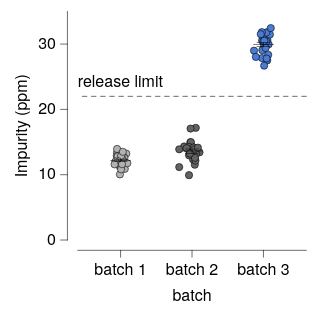

Specify this chart in Vega-Lite:
### Vega-Lite specification from a JSON file in a GitHub repository (floating-point values rounded to 4 significant figures)
{"background": null, "config": {"arc": {"fill": "#DBDBDB", "fillOpacity": 1.0, "innerRadius": 25.0, "padAngle": 0.03, "stroke": "black", "strokeOpacity": 1, "strokeWidth": 0.25}, "area": {"fill": "#DBDBDB", "fillOpacity": 1.0, "stroke": "black", "strokeOpacity": 1, "strokeWidth": 0.25}, "axis": {"domain": true, "domainCap": "round", "domainColor": "black", "domainWidth": 0.25, "grid": false, "gridCap": "round", "gridColor": "#F1F1F1", "gridDash": [0, 0], "gridOpacity": 1.0, "gridWidth": 0.25, "labelColor": "black", "labelFont": "Helvetica Neue, HelveticaNeue, Helvetica, Arial, sans-serif", "labelFontSize": 7, "labelFontStyle": "normal", "labelFontWeight": 400, "offset": 4.5, "ticks": true, "tickCap": "round", "tickColor": "black", "tickRound": false, "tickSize": 3, "tickWidth": 0.25, "titleColor": "black", "titleFont": "Helvetica Neue, HelveticaNeue, Helvetica, Arial, sans-serif", "titleFontSize": 7, "titleFontStyle": "normal", "titleFontWeight": 400}, "axisX": {"domain": true, "labelAlign": "center", "labelAngle": 0, "labels": true, "ticks": true, "translate": 0}, "axisY": {"domain": true, "labelAlign": "right", "labelAngle": 0, "labels": true, "ticks": true, "translate": 0}, "axisRight": {"domain": true, "labelAlign": "left", "labelAngle": 0, "labels": true, "ticks": true, "translate": 0}, "axisTop": {"domain": true, "labelAlign": "center", "labelAngle": 0, "labels": true, "ticks": true, "translate": 0}, "axisBand": {"tickOffset": 0}, "bar": {"fill": "#DBDBDB", "fillOpacity": 1.0, "stroke": "black", "strokeOpacity": 1, "strokeWidth": 0.25}, "boxplot": {"size": 9.0, "ticks": {"cornerRadius": 0.25, "fill": "black", "opacity": 1, "size": 4.5, "thickness": 0.25}, "box": {"fillOpacity": 1.0, "stroke": "black", "strokeOpacity": 1, "strokeWidth": 0.25}, "median": {"cornerRadius": 0, "fill": "black", "fillOpacity": 1.0, "opacity": 1, "size": 9.0, "thickness": 0.25}, "rule": {"fill": "black", "fillOpacity": 1.0, "size": 10.0, "stroke": "black", "strokeDash": [0, 0], "strokeOpacity": 1, "strokeWidth": 0.25}, "outliers": {"color": "black", "fill": "black", "fillOpacity": 1.0, "size": 0, "stroke": "black", "strokeOpacity": 1, "strokeWidth": 0.25}}, "circle": {"fill": "black", "fillOpacity": 1.0, "size": 1.25, "stroke": null, "strokeOpacity": 1, "strokeWidth": 0.25}, "errorband": {"band": {"fillOpacity": 0.6, "stroke": null, "strokeWidth": 0.25, "strokeOpacity": 1}, "borders": {"opacity": 0, "strokeOpacity": 0.25, "strokeWidth": 1}}, "errorbar": {"opacity": 1, "rule": {"strokeDash": [0, 0], "strokeWidth": 0.25}, "ticks": {"color": "black", "cornerRadius": 0.125, "opacity": 1, "size": 6.0, "thickness": 0.25}, "thickness": 0.25}, "font": "Helvetica Neue, HelveticaNeue, Helvetica, Arial, sans-serif", "geoshape": {"fill": "#DBDBDB", "fillOpacity": 1.0, "stroke": "black", "strokeOpacity": 1, "strokeWidth": 0.25}, "header": {"labelColor": "black", "labelFont": "Helvetica Neue, HelveticaNeue, Helvetica, Arial, sans-serif", "labelFontSize": 7, "labelFontStyle": "normal", "labelFontWeight": 400, "titleColor": "black", "titleFont": "Helvetica Neue, HelveticaNeue, Helvetica, Arial, sans-serif", "titleFontSize": 7, "titleFontStyle": "normal", "titleFontWeight": 400, "titlePadding": 0}, "legend": {"disable": false, "offset": 4.5, "titlePadding": 4, "labelOffset": 2, "gradientLabelOffset": 2, "gradientLength": 50.0, "gradientThickness": 5.0, "gradientOpacity": 1.0, "gradientStrokeColor": "black", "gradientStrokeWidth": 0.25, "labelColor": "black", "labelFont": "Helvetica Neue, HelveticaNeue, Helvetica, Arial, sans-serif", "labelFontSize": 7, "labelFontStyle": "normal", "labelFontWeight": 400, "strokeColor": "black", "strokeWidth": 0, "symbolSize": 42, "symbolStrokeColor": "black", "symbolStrokeWidth": 0.25, "titleColor": "black", "titleFont": "Helvetica Neue, HelveticaNeue, Helvetica, Arial, sans-serif", "titleFontSize": 7, "titleFontStyle": "normal", "titleFontWeight": 400}, "line": {"color": "black", "stroke": "black", "strokeCap": "butt", "strokeDash": [0, 0], "strokeOpacity": 1, "strokeWidth": 0.5}, "point": {"filled": true, "fill": "#DBDBDB", "fillOpacity": 1.0, "size": 5.0, "stroke": "black", "strokeOpacity": 1, "strokeWidth": 0.25}, "range": {"category": ["#B2B2B2", "#636363", "#4A7CD3", "#008542", "#382864", "#509F98", "#284F93", "#005226", "#A398D6", "#173633"], "diverging": {"scheme": ["#443E60", "#5F597E", "#7C759B", "#9994B6", "#B7B4CC", "#D6D5DC", "#F6F6F6", "#D1DAD9", "#A4C2BF", "#7AA9A4", "#578E89", "#37736E", "#1B5954"]}, "heatmap": {"scheme": ["#32022B", "#43044D", "#4C196E", "#4D338C", "#484DA6", "#3A68BB", "#1D83CA", "#1D9CCB", "#23B5C9", "#28CDC5", "#4DE0B4", "#91EE9F"]}, "ordinal": {"scheme": ["#F1F1F1", "#DBDBDB", "#C6C6C6", "#B2B2B2", "#9D9D9D", "#898989", "#767676", "#636363", "#515151", "#404040", "#2F2F2F", "#1F1F1F"]}, "ramp": {"scheme": ["#32022B", "#43044D", "#4C196E", "#4D338C", "#484DA6", "#3A68BB", "#1D83CA", "#1D9CCB", "#23B5C9", "#28CDC5", "#4DE0B4", "#91EE9F"]}}, "rule": {"color": "black", "stroke": "black", "strokeCap": "round", "strokeDash": [2, 2], "strokeOpacity": 1, "strokeWidth": 0.25}, "scale": {"bandPaddingInner": 0.1, "bandPaddingOuter": 0.1, "round": false}, "rect": {"fill": "#DBDBDB", "fillOpacity": 1.0, "stroke": "black", "strokeOpacity": 1, "strokeWidth": 0.25}, "square": {"fill": "#DBDBDB", "fillOpacity": 1.0, "size": 10.0, "stroke": "black", "strokeOpacity": 1, "strokeWidth": 0.25}, "text": {"color": "black", "font": "Helvetica Neue, HelveticaNeue, Helvetica, Arial, sans-serif", "fontSize": 7, "fontStyle": "normal", "fontWeight": 400}, "tick": {"color": "black", "cornerRadius": 0.125, "opacity": 1.0, "size": 9.0, "thickness": 0.25}, "title": {"anchor": "middle", "frame": "group", "color": "black", "font": "Helvetica Neue, HelveticaNeue, Helvetica, Arial, sans-serif", "fontSize": 7, "fontStyle": "normal", "fontWeight": 400, "subtitleColor": "black", "subtitleFont": "Helvetica Neue, HelveticaNeue, Helvetica, Arial, sans-serif", "subtitleFontSize": "Helvetica Neue, HelveticaNeue, Helvetica, Arial, sans-serif", "subtitleFontStyle": "normal", "subtitleFontWeight": 400}, "trail": {"color": "black", "opacity": 1, "size": 0.5}, "view": {"continuousWidth": 100, "continuousHeight": 100, "discreteWidth": 100, "discreteHeight": 100, "fill": null, "stroke": null, "strokeWidth": 0.25}}, "layer": [{"data": {"name": "data-ce6453724fbde4c06ff026c4739605b7"}, "mark": {"type": "circle", "opacity": 1.0, "size": 10.0, "stroke": "black", "strokeOpacity": 1, "strokeWidth": 0.25}, "encoding": {"color": {"field": "batch", "legend": null, "scale": {"domain": ["batch 1", "batch 2", "batch 3"]}, "sort": ["batch 1", "batch 2", "batch 3"], "title": null, "type": "nominal"}, "x": {"axis": {}, "field": "batch", "scale": {"domain": ["batch 1", "batch 2", "batch 3"]}, "sort": ["batch 1", "batch 2", "batch 3"], "title": "batch", "type": "nominal"}, "xOffset": {"field": "jitter_x", "scale": {"domain": [-5.61, 5.61], "range": [6.89, 18.11]}, "type": "quantitative"}, "y": {"field": "impurity", "title": "Impurity (ppm)", "type": "quantitative"}}}, {"data": {"name": "data-537744307cd203a78afa26ba7ff9bda1"}, "mark": {"type": "errorbar"}, "encoding": {"x": {"axis": {}, "field": "batch", "scale": {"domain": ["batch 1", "batch 2", "batch 3"]}, "sort": ["batch 1", "batch 2", "batch 3"], "title": "batch", "type": "nominal"}, "y": {"field": "__mean", "title": "Impurity (ppm)", "type": "quantitative"}, "yError": {"field": "__error"}}}, {"data": {"name": "data-537744307cd203a78afa26ba7ff9bda1"}, "mark": {"type": "tick"}, "encoding": {"x": {"axis": {}, "field": "batch", "scale": {"domain": ["batch 1", "batch 2", "batch 3"]}, "sort": ["batch 1", "batch 2", "batch 3"], "title": "batch", "type": "nominal"}, "y": {"field": "__mean", "title": "Impurity (ppm)", "type": "quantitative"}}}, {"layer": [{"data": {"values": [{"__dysonsphere__": 1}]}, "mark": {"type": "rule", "opacity": 1.0}, "encoding": {"y": {"datum": 22.0}}}, {"data": {"values": [{"__dysonsphere__": 1}]}, "mark": {"type": "text", "align": "left", "baseline": "bottom", "dx": 0, "dy": -3, "fontSize": 7}, "encoding": {"text": {"value": "release limit"}, "x": {"value": 0}, "y": {"datum": 22.0}}}]}], "$schema": "https://vega.github.io/schema/vega-lite/v6.4.1.json", "datasets": {"data-ce6453724fbde4c06ff026c4739605b7": [{"batch": "batch 1", "impurity": 12.52, "jitter_x": -0.7616}, {"batch": "batch 1", "impurity": 13.23, "jitter_x": 2.502}, {"batch": "batch 1", "impurity": 12.5, "jitter_x": 1.361}, {"batch": "batch 1", "impurity": 10.05, "jitter_x": -0.2807}, {"batch": "batch 1", "impurity": 13.36, "jitter_x": -1.577}, {"batch": "batch 1", "impurity": 12.67, "jitter_x": 1.477}, {"batch": "batch 1", "impurity": 11.19, "jitter_x": -0.2456}, {"batch": "batch 1", "impurity": 12.87, "jitter_x": -1.692}, {"batch": "batch 1", "impurity": 12.55, "jitter_x": 1.702}, {"batch": "batch 1", "impurity": 12.44, "jitter_x": 0.7138}, {"batch": "batch 1", "impurity": 12.04, "jitter_x": 1.401}, {"batch": "batch 1", "impurity": 12.82, "jitter_x": -1.297}, {"batch": "batch 1", "impurity": 10.9, "jitter_x": 1.843}, {"batch": "batch 1", "impurity": 11.76, "jitter_x": 2.945}, {"batch": "batch 1", "impurity": 11.28, "jitter_x": 0.05389}, {"batch": "batch 1", "impurity": 12.9, "jitter_x": 0.2217}, {"batch": "batch 1", "impurity": 12.06, "jitter_x": -1.118}, {"batch": "batch 1", "impurity": 11.56, "jitter_x": -1.018}, {"batch": "batch 1", "impurity": 10.83, "jitter_x": 0.2171}, {"batch": "batch 1", "impurity": 11.61, "jitter_x": 0.6187}, {"batch": "batch 1", "impurity": 12.01, "jitter_x": -2.25}, {"batch": "batch 1", "impurity": 11.59, "jitter_x": -2.621}, {"batch": "batch 1", "impurity": 13.94, "jitter_x": -1.526}, {"batch": "batch 1", "impurity": 13.51, "jitter_x": 0.9757}, {"batch": "batch 2", "impurity": 9.933, "jitter_x": -1.309}, {"batch": "batch 2", "impurity": 11.17, "jitter_x": -5.595}, {"batch": "batch 2", "impurity": 13.74, "jitter_x": 0.3582}, {"batch": "batch 2", "impurity": 13.37, "jitter_x": -1.068}, {"batch": "batch 2", "impurity": 14.32, "jitter_x": 0.08205}, {"batch": "batch 2", "impurity": 14.33, "jitter_x": -3.447}, {"batch": "batch 2", "impurity": 17.18, "jitter_x": 1.657}, {"batch": "batch 2", "impurity": 12.33, "jitter_x": 0.4465}, {"batch": "batch 2", "impurity": 13.43, "jitter_x": 3.281}, {"batch": "batch 2", "impurity": 17.06, "jitter_x": -0.6386}, {"batch": "batch 2", "impurity": 14.97, "jitter_x": -0.7423}, {"batch": "batch 2", "impurity": 14.99, "jitter_x": -0.4919}, {"batch": "batch 2", "impurity": 13.23, "jitter_x": 1.787}, {"batch": "batch 2", "impurity": 11.53, "jitter_x": 1.215}, {"batch": "batch 2", "impurity": 14.25, "jitter_x": -1.282}, {"batch": "batch 2", "impurity": 14.16, "jitter_x": 0.5972}, {"batch": "batch 2", "impurity": 12.16, "jitter_x": 1.499}, {"batch": "batch 2", "impurity": 12.98, "jitter_x": -1.326}, {"batch": "batch 2", "impurity": 13.89, "jitter_x": -5.61}, {"batch": "batch 2", "impurity": 12.58, "jitter_x": 1.279}, {"batch": "batch 2", "impurity": 13.85, "jitter_x": 0.8352}, {"batch": "batch 2", "impurity": 14.14, "jitter_x": 2.572}, {"batch": "batch 2", "impurity": 14.05, "jitter_x": -2.385}, {"batch": "batch 2", "impurity": 13.24, "jitter_x": -0.9032}, {"batch": "batch 3", "impurity": 31.19, "jitter_x": -0.3738}, {"batch": "batch 3", "impurity": 31.78, "jitter_x": 1.364}, {"batch": "batch 3", "impurity": 30.64, "jitter_x": 1.736}, {"batch": "batch 3", "impurity": 28.36, "jitter_x": 2.094}, {"batch": "batch 3", "impurity": 31.46, "jitter_x": 2.83}, {"batch": "batch 3", "impurity": 29.0, "jitter_x": -4.124}, {"batch": "batch 3", "impurity": 31.76, "jitter_x": 1.235}, {"batch": "batch 3", "impurity": 27.86, "jitter_x": -0.6286}, {"batch": "batch 3", "impurity": 31.83, "jitter_x": -0.6888}, {"batch": "batch 3", "impurity": 29.96, "jitter_x": 2.274}, {"batch": "batch 3", "impurity": 27.5, "jitter_x": 1.654}, {"batch": "batch 3", "impurity": 29.37, "jitter_x": 0.05927}, {"batch": "batch 3", "impurity": 30.11, "jitter_x": 0.1054}, {"batch": "batch 3", "impurity": 30.55, "jitter_x": -0.6089}, {"batch": "batch 3", "impurity": 28.04, "jitter_x": -3.322}, {"batch": "batch 3", "impurity": 27.79, "jitter_x": 1.377}, {"batch": "batch 3", "impurity": 30.4, "jitter_x": 1.211}, {"batch": "batch 3", "impurity": 29.07, "jitter_x": -0.5072}, {"batch": "batch 3", "impurity": 30.47, "jitter_x": -0.06294}, {"batch": "batch 3", "impurity": 31.52, "jitter_x": -1.185}, {"batch": "batch 3", "impurity": 26.7, "jitter_x": 0.3039}, {"batch": "batch 3", "impurity": 30.51, "jitter_x": 0.3696}, {"batch": "batch 3", "impurity": 32.45, "jitter_x": 3.209}, {"batch": "batch 3", "impurity": 29.4, "jitter_x": 0.9434}], "data-537744307cd203a78afa26ba7ff9bda1": [{"batch": "batch 1", "__mean": 12.17, "__error": 0.1929, "__dysonsphere__": 1}, {"batch": "batch 2", "__mean": 13.62, "__error": 0.3302, "__dysonsphere__": 1}, {"batch": "batch 3", "__mean": 29.9, "__error": 0.3252, "__dysonsphere__": 1}]}}
